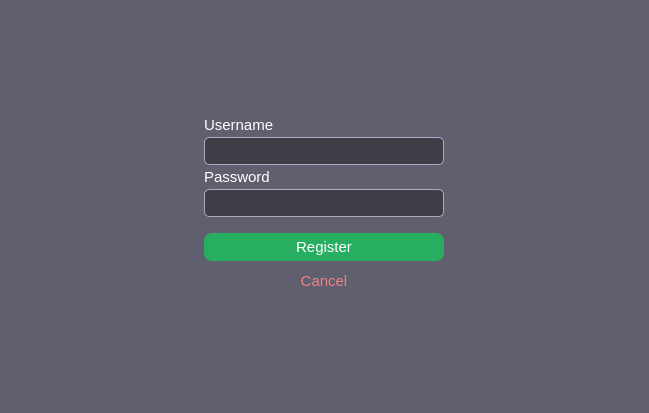
<?xml version="1.0" encoding="UTF-8"?>
<ui version="4.0">
 <class>SignUpDialog</class>
 <widget class="QDialog" name="SignUpDialog">
  <property name="geometry">
   <rect>
    <x>0</x>
    <y>0</y>
    <width>649</width>
    <height>413</height>
   </rect>
  </property>
  <property name="windowTitle">
   <string>Dialog</string>
  </property>
  <property name="styleSheet">
   <string notr="true">QDialog {
	background: #605f6e;
    box-shadow: 0px 0px 4px #7b59ff;
}

QLabel {
    font-size: 15px;
    color: #ffffff;
}

QLineEdit {
	padding-left: 3px;
	background-color: #3d3d46;
	color: #ffffff;
	border: 1px solid #aaaac5;
	border-radius: 5px;
	font-weight: normal;
	font-size: 15px;
}

QPushButton {
	background: #27AE60;
	border-radius: 8px;
	font-size: 15px;
	color: #FFFFFF;
}

QPushButton::hover {
	background: #46CE7F;
	border-radius: 8;
}</string>
  </property>
  <layout class="QGridLayout" name="gridLayout">
   <item row="6" column="0">
    <widget class="QPushButton" name="registerButton">
     <property name="minimumSize">
      <size>
       <width>240</width>
       <height>28</height>
      </size>
     </property>
     <property name="maximumSize">
      <size>
       <width>240</width>
       <height>28</height>
      </size>
     </property>
     <property name="text">
      <string>Register</string>
     </property>
    </widget>
   </item>
   <item row="1" column="0">
    <widget class="QLabel" name="label">
     <property name="minimumSize">
      <size>
       <width>0</width>
       <height>12</height>
      </size>
     </property>
     <property name="maximumSize">
      <size>
       <width>16777215</width>
       <height>12</height>
      </size>
     </property>
     <property name="text">
      <string>Username</string>
     </property>
    </widget>
   </item>
   <item row="4" column="0">
    <widget class="QLineEdit" name="passwordLineEdit">
     <property name="minimumSize">
      <size>
       <width>240</width>
       <height>28</height>
      </size>
     </property>
     <property name="maximumSize">
      <size>
       <width>240</width>
       <height>28</height>
      </size>
     </property>
     <property name="echoMode">
      <enum>QLineEdit::Password</enum>
     </property>
    </widget>
   </item>
   <item row="7" column="0" alignment="Qt::AlignHCenter">
    <widget class="QPushButton" name="cancelButton">
     <property name="minimumSize">
      <size>
       <width>60</width>
       <height>28</height>
      </size>
     </property>
     <property name="maximumSize">
      <size>
       <width>60</width>
       <height>28</height>
      </size>
     </property>
     <property name="styleSheet">
      <string notr="true">QPushButton {
	border: none;
	background-color: transparent;
	color: #f48086;
}

QPushButton::hover {
	color: #f44336;
}</string>
     </property>
     <property name="text">
      <string>Cancel</string>
     </property>
    </widget>
   </item>
   <item row="5" column="0">
    <spacer name="verticalSpacer_3">
     <property name="orientation">
      <enum>Qt::Vertical</enum>
     </property>
     <property name="sizeType">
      <enum>QSizePolicy::Fixed</enum>
     </property>
     <property name="sizeHint" stdset="0">
      <size>
       <width>20</width>
       <height>10</height>
      </size>
     </property>
    </spacer>
   </item>
   <item row="3" column="0">
    <widget class="QLabel" name="label_2">
     <property name="minimumSize">
      <size>
       <width>0</width>
       <height>12</height>
      </size>
     </property>
     <property name="maximumSize">
      <size>
       <width>16777215</width>
       <height>12</height>
      </size>
     </property>
     <property name="text">
      <string>Password</string>
     </property>
    </widget>
   </item>
   <item row="11" column="0">
    <spacer name="verticalSpacer_2">
     <property name="orientation">
      <enum>Qt::Vertical</enum>
     </property>
     <property name="sizeHint" stdset="0">
      <size>
       <width>20</width>
       <height>40</height>
      </size>
     </property>
    </spacer>
   </item>
   <item row="2" column="0">
    <widget class="QLineEdit" name="userNameLineEdit">
     <property name="minimumSize">
      <size>
       <width>240</width>
       <height>28</height>
      </size>
     </property>
     <property name="maximumSize">
      <size>
       <width>240</width>
       <height>28</height>
      </size>
     </property>
    </widget>
   </item>
   <item row="0" column="0">
    <spacer name="verticalSpacer">
     <property name="orientation">
      <enum>Qt::Vertical</enum>
     </property>
     <property name="sizeHint" stdset="0">
      <size>
       <width>20</width>
       <height>40</height>
      </size>
     </property>
    </spacer>
   </item>
  </layout>
 </widget>
 <resources/>
 <connections/>
</ui>
